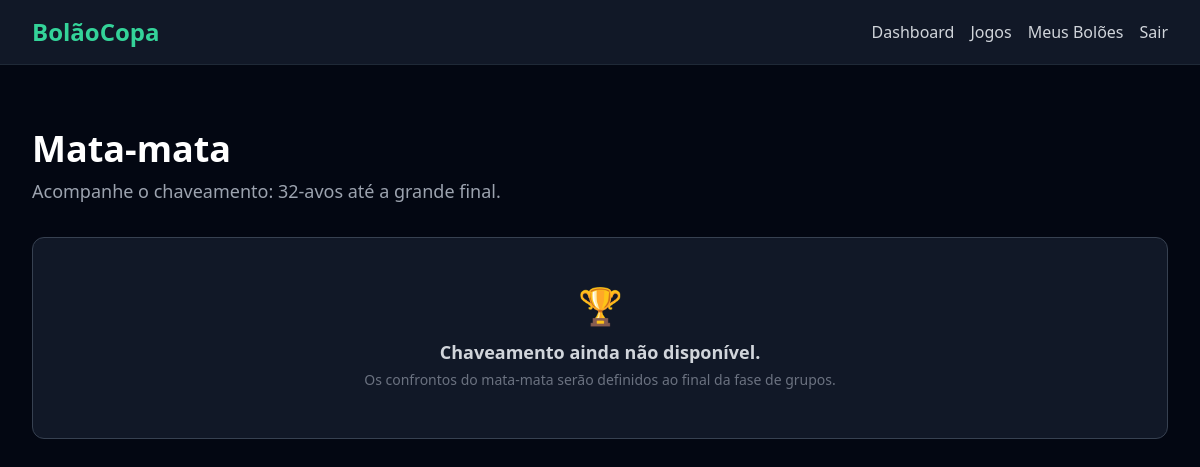
The app's page /matches/bracket/ (signed in), older data.
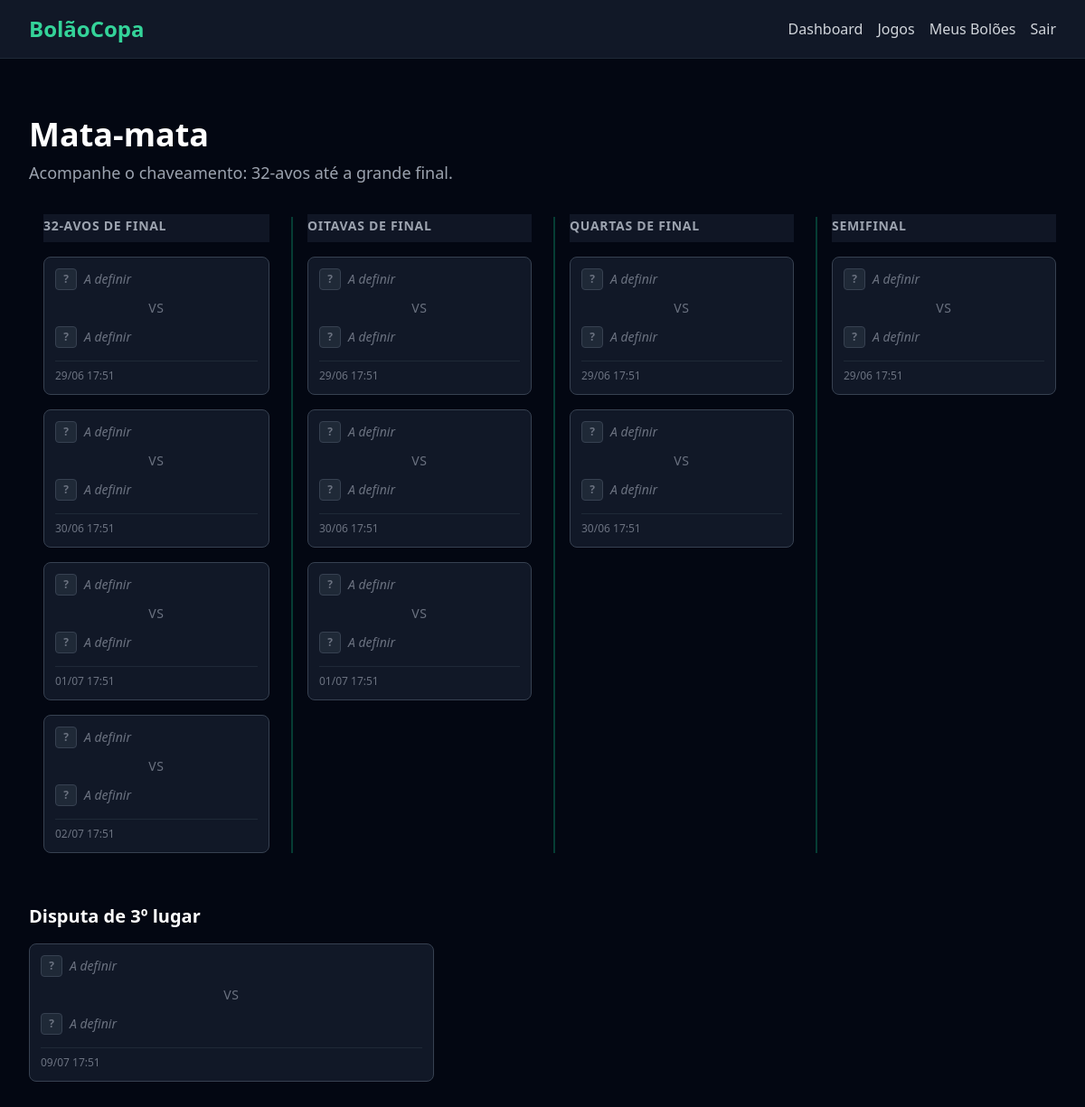
The same page, newer data.
### matches/models.py (models this page shows, shortened)
class Round(models.Model):
    PHASE_CHOICES = (
        ('grupo', 'Fase de Grupos'),
        ('trinta_dois_avos', '32-avos de Final'),
        ('oitavas', 'Oitavas de Final'),
        ('quartas', 'Quartas de Final'),
        ('semi', 'Semifinal'),
        ('terceiro_lugar', 'Terceiro Lugar'),
        ('final', 'Final'),
    )
    name = models.CharField(max_length=100)
    order = models.PositiveIntegerField()
    phase = models.CharField(max_length=20, choices=PHASE_CHOICES)
    start_date = models.DateField(null=True, blank=True)
    end_date = models.DateField(null=True, blank=True)
    created_at = models.DateTimeField(auto_now_add=True)
    updated_at = models.DateTimeField(auto_now=True)
    class Meta:
        ordering = ('order',)

class Match(models.Model):
    STATUS_CHOICES = (
        ('agendado', 'Agendado'),
        ('em_andamento', 'Em andamento'),
        ('finalizado', 'Finalizado'),
    )
    round = models.ForeignKey(
        Round,
        on_delete=models.CASCADE,
        related_name='matches',
    )
    stadium = models.ForeignKey(
        Stadium,
        on_delete=models.PROTECT,
        related_name='matches',
    )
    home_team = models.ForeignKey(
        Team,
        on_delete=models.PROTECT,
        related_name='home_matches',
    )
    away_team = models.ForeignKey(
        Team,
        on_delete=models.PROTECT,
        related_name='away_matches',
    )
    match_datetime = models.DateTimeField()
    home_score = models.PositiveIntegerField(null=True, blank=True)
    away_score = models.PositiveIntegerField(null=True, blank=True)
    status = models.CharField(
        max_length=20,
        choices=STATUS_CHOICES,
        default='agendado',
    )
    external_id = models.PositiveIntegerField(
        null=True,
        blank=True,
        db_index=True,
    )
    penalties_home = models.PositiveSmallIntegerField(
        null=True,
        blank=True,
    )
    penalties_away = models.PositiveSmallIntegerField(
        null=True,
        blank=True,
    )
    elapsed_minute = models.PositiveSmallIntegerField(
        null=True,
        blank=True,
    )
    created_at = models.DateTimeField(auto_now_add=True)
    updated_at = models.DateTimeField(auto_now=True)
    class Meta:
        ordering = ('match_datetime',)

### matches/views.py (the view)
# urls.py: path('bracket/', MatchBracketView.as_view(), name='match_bracket'),
class MatchBracketView(LoginRequiredMixin, TemplateView):
    template_name = 'matches/match_bracket.html'
    def get_context_data(self, **kwargs):
        context = super().get_context_data(**kwargs)
        knockout_qs = (
            Match.objects
            .filter(round__phase__in=[
                'trinta_dois_avos',
                'oitavas',
                'quartas',
                'semi',
                'final',
            ])
            .select_related('home_team', 'away_team', 'stadium', 'round')
            .order_by('round__order', 'match_datetime')
        )
        rounds_dict = {}
        for match in knockout_qs:
            r = match.round
            if r.pk not in rounds_dict:
                rounds_dict[r.pk] = {
                    'name': r.name,
                    'order': r.order,
                    'phase': r.phase,
                    'matches': [],
                }
            rounds_dict[r.pk]['matches'].append(match)
        context['rounds'] = sorted(
            rounds_dict.values(),
            key=lambda d: d['order'],
        )
        context['third_place_match'] = (
            Match.objects
            .filter(round__phase='terceiro_lugar')
            .select_related('home_team', 'away_team', 'stadium', 'round')
            .order_by('match_datetime')
            .first()
        )
        return context

### templates/matches/match_bracket.html (shortened to what this page needs)
{% extends 'base.html' %}
{% block content %}
<div class='py-8'>
    <header class='mb-8'>
        <h1 class='text-3xl md:text-4xl font-bold text-white'>Mata-mata</h1>
        <p class='text-gray-400 mt-2 text-lg'>Acompanhe o chaveamento: 32-avos até a grande final.</p>
    </header>
    {% if rounds %}
        <div class='overflow-x-auto pb-4 -mx-4 px-4'>
            <div class='inline-grid grid-flow-col auto-cols-[minmax(220px,1fr)] gap-6 min-w-full'>
                {% for round in rounds %}
                    <section class='flex flex-col gap-4 relative pl-4 {% if not forloop.first %}border-l-2 border-emerald-500/30{% endif %}'>
                        <header class='sticky top-0 z-10'>
                            <h2 class='text-sm font-semibold uppercase tracking-wider text-gray-400 bg-gray-900/95 backdrop-blur-sm py-2 -mt-2'>
                                {{ round.name }}
                            </h2>
                        </header>
                        {% for match in round.matches %}
                            {% include 'matches/partials/bracket_match_card.html' with match=match %}
                        {% endfor %}
                    </section>
                {% endfor %}
            </div>
        </div>
        {% if third_place_match %}
            <section class='mt-10'>
                <header class='mb-4'>
                    <h2 class='text-xl font-semibold text-white'>Disputa de 3º lugar</h2>
                </header>
                <div class='max-w-md'>
                    {% include 'matches/partials/bracket_match_card.html' with match=third_place_match %}
                </div>
            </section>
        {% endif %}
    {% else %}
        <div class='bg-gray-900 border border-gray-700 rounded-xl p-12 text-center'>
            <div class='text-4xl mb-3'>🏆</div>
            <p class='text-gray-300 text-lg font-semibold mb-1'>Chaveamento ainda não disponível.</p>
            <p class='text-gray-500 text-sm'>Os confrontos do mata-mata serão definidos ao final da fase de grupos.</p>
        </div>
    {% endif %}
</div>
{% endblock %}

### templates/matches/partials/bracket_match_card.html (shortened to what this page needs)
{% load matches_extras %}
<article class='bg-gray-900 border border-gray-700 rounded-lg p-3 hover:border-emerald-500/50 transition-colors duration-200'>
    <div class='flex flex-col gap-1.5'>
        <div class='flex items-center gap-2'>
            {% if match.home_team.country_code == 'TBD-H' or match.home_team.flag_emoji == '' and match.home_team.country_code == 'TBD' %}
                <span class='inline-flex items-center justify-center w-6 h-6 rounded bg-gray-800 text-gray-500 text-xs font-semibold border border-gray-700'>?</span>
                <span class='text-gray-500 italic text-sm'>A definir</span>
            {% else %}
                <span class='text-lg'>{{ match.home_team.flag_emoji }}</span>
                <span class='text-white font-semibold text-sm truncate'>{{ match.home_team.name }}</span>
            {% endif %}
        </div>
        <div class='flex items-center justify-center py-1'>
            {% if match.home_score is not None and match.away_score is not None %}
                <span class='text-2xl font-bold text-white tabular-nums'>{{ match.home_score }} <span class='text-gray-500 mx-1'>x</span> {{ match.away_score }}</span>
            {% else %}
                <span class='text-sm text-gray-500 uppercase tracking-wider'>vs</span>
            {% endif %}
        </div>
        <div class='flex items-center gap-2'>
            {% if match.away_team.country_code == 'TBD-A' or match.away_team.flag_emoji == '' and match.away_team.country_code == 'TBD' %}
                <span class='inline-flex items-center justify-center w-6 h-6 rounded bg-gray-800 text-gray-500 text-xs font-semibold border border-gray-700'>?</span>
                <span class='text-gray-500 italic text-sm'>A definir</span>
            {% else %}
                <span class='text-lg'>{{ match.away_team.flag_emoji }}</span>
                <span class='text-white font-semibold text-sm truncate'>{{ match.away_team.name }}</span>
            {% endif %}
        </div>
        <div class='flex items-center justify-between mt-2 pt-2 border-t border-gray-800 text-xs text-gray-500'>
            <span>{{ match.match_datetime|date:'d/m H:i' }}</span>
        </div>
    </div>
</article>

Row changes from the older to the newer data that the page shows:
now on this page (row unchanged): Round: name "32-AVOS DE FINAL"
added Match: shows "A definir", shows "VS", match_datetime "29/06 17:51", shown under "32-AVOS DE FINAL"
added Match: shows "A definir", shows "VS", match_datetime "30/06 17:51", shown under "32-AVOS DE FINAL"
added Match: shows "A definir", shows "VS", match_datetime "01/07 17:51", shown under "32-AVOS DE FINAL"
added Match: shows "A definir", shows "VS", match_datetime "02/07 17:51", shown under "32-AVOS DE FINAL"
now on this page (row unchanged): Round: name "OITAVAS DE FINAL"
added Match: shows "A definir", shows "VS", match_datetime "29/06 17:51", shown under "OITAVAS DE FINAL"
added Match: shows "A definir", shows "VS", match_datetime "30/06 17:51", shown under "OITAVAS DE FINAL"
added Match: shows "A definir", shows "VS", match_datetime "01/07 17:51", shown under "OITAVAS DE FINAL"
now on this page (row unchanged): Round: name "QUARTAS DE FINAL"
added Match: shows "A definir", shows "VS", match_datetime "29/06 17:51", shown under "QUARTAS DE FINAL"
added Match: shows "A definir", shows "VS", match_datetime "30/06 17:51", shown under "QUARTAS DE FINAL"
now on this page (row unchanged): Round: name "SEMIFINAL"
added Match: shows "A definir", shows "VS", match_datetime "29/06 17:51", shown under "SEMIFINAL"
added Match: match_datetime "09/07 17:51"
Text that changed along with them:
text no longer shown: "🏆 Chaveamento ainda não disponível. Os confrontos do mata-mata serão definidos ao final da fase de grupos."
text now shown: "Disputa de 3º lugar ? A definir VS ? A definir"
